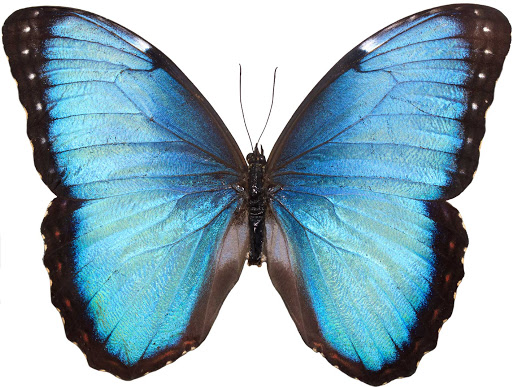
#> input picture Tugas 6/Butterfly.jpg, 512 x 387 px
$ jupyter execute ImageProcessingSobel.ipynb   (older library calls are emulated)
#> lines starting #> are read from the running program, lines starting #| are printed output that depends on the picture
[cell 1]
import cv2
import numpy as np
from matplotlib import pyplot as plt

img = cv2.imread('Butterfly.jpg',3)
#> img is the input picture: shape (387, 512, 3); mean B, G, R 186.4, 174.2, 145.2

laplacian = cv2.Laplacian(img,cv2.CV_64F)
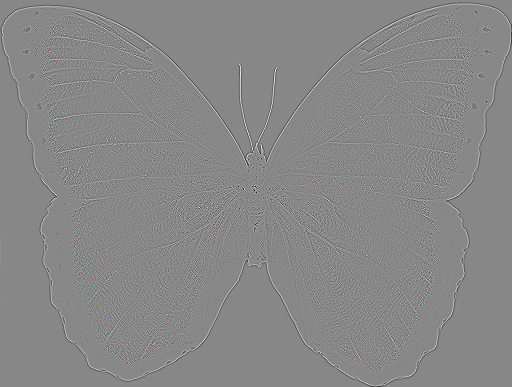
#> laplacian: shape (387, 512, 3) float64; mean B, G, R 0, 0, 0; drawn with min black and max white
sobelx = cv2.Sobel(img,cv2.CV_64F,1,0,ksize=5)
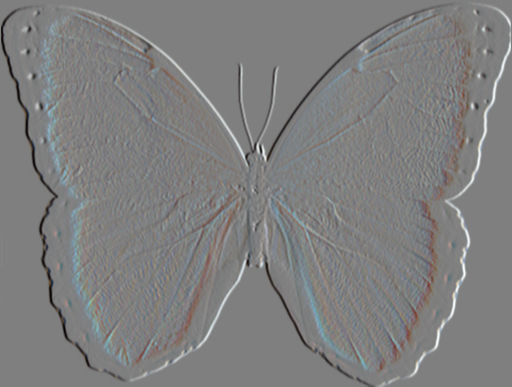
#> sobelx: shape (387, 512, 3) float64; mean B, G, R -1.7, -1.7, -1.6; drawn with min black and max white
sobely = cv2.Sobel(img,cv2.CV_64F,0,1,ksize=5)
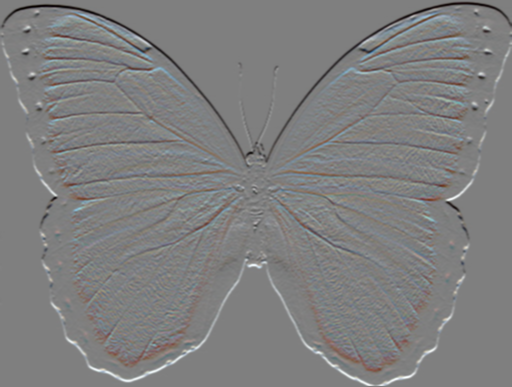
#> sobely: shape (387, 512, 3) float64; mean B, G, R -1.2, -1.2, -1.1; drawn with min black and max white

plt.subplot(2,2,1),plt.imshow(img,cmap = 'gray')
plt.title('Original'), plt.xticks([]), plt.yticks([])
plt.subplot(2,2,2),plt.imshow(laplacian,cmap = 'gray')
plt.title('Laplacian'), plt.xticks([]), plt.yticks([])
plt.subplot(2,2,3),plt.imshow(sobelx,cmap = 'gray')
plt.title('Sobel X'), plt.xticks([]), plt.yticks([])
plt.subplot(2,2,4),plt.imshow(sobely,cmap = 'gray')
plt.title('Sobel Y'), plt.xticks([]), plt.yticks([])
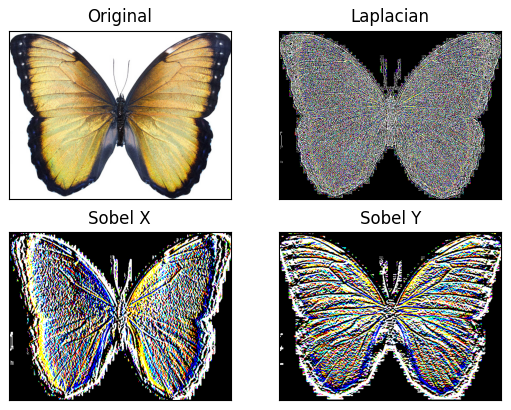
#> figure drawn by matplotlib, 4 panels; B, G, R data is drawn as R, G, B
